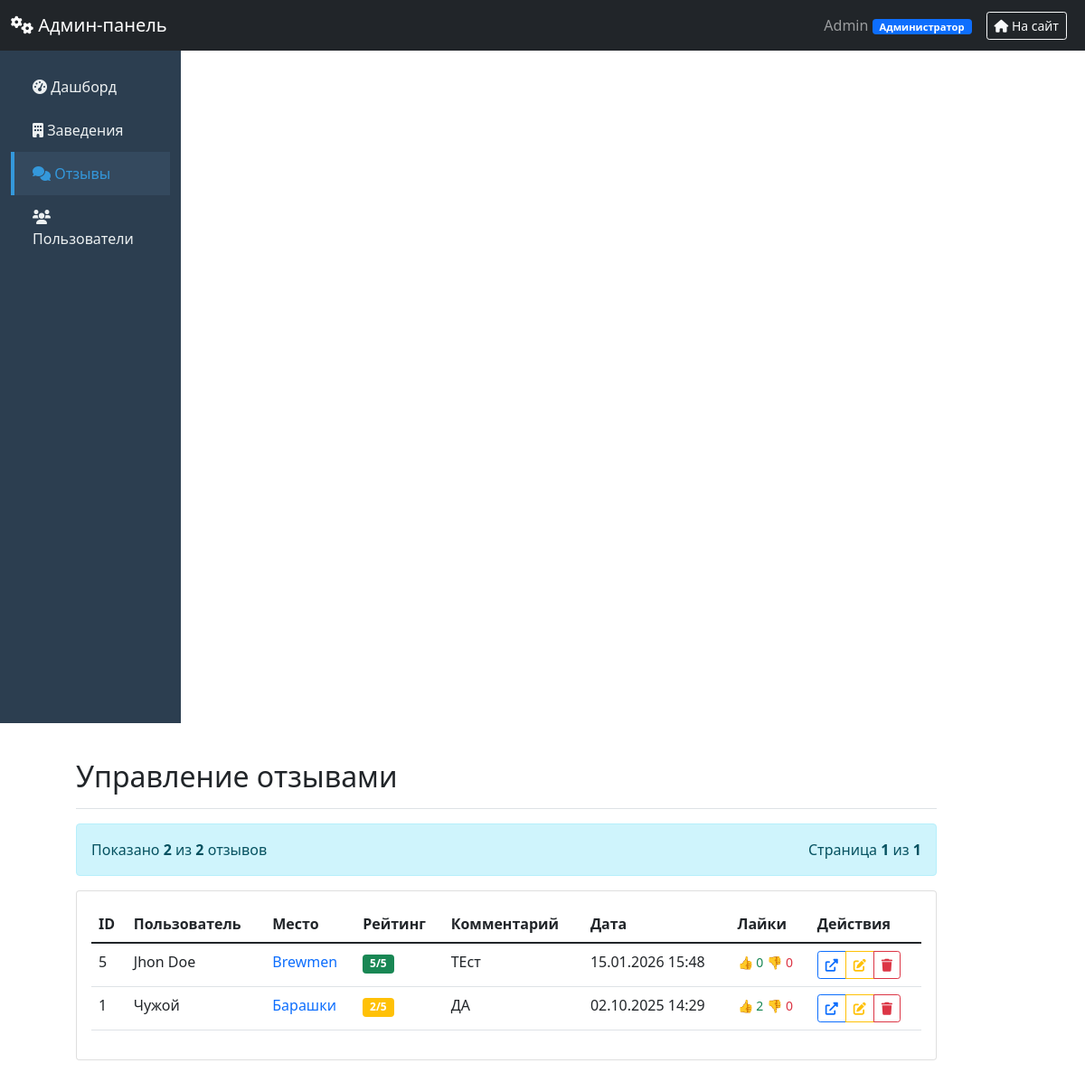
Screenshot of /admin/reviews (signed in) with the database file from the repository.
### main.py (models this page shows, shortened)
class User(db.Model):
    id = db.Column(db.Integer, primary_key=True)
    username = db.Column(db.String(150), nullable=False, unique=True)
    password = db.Column(db.String(150), nullable=False)
    role = db.Column(db.String(50), default='trainee')  # trainee, moderator, editor, admin
    created_at = db.Column(db.DateTime, default=datetime.utcnow)
    last_login = db.Column(db.DateTime)
    @property
    def role_display(self):
        return get_role_display_name(self.role)

class Review(db.Model):
    id = db.Column(db.Integer, primary_key=True)
    restaurant_id = db.Column(db.String(50), nullable=False)
    username = db.Column(db.String(100), nullable=False)
    rating = db.Column(db.Integer, nullable=False)
    comment = db.Column(db.Text)
    created_at = db.Column(db.DateTime, default=get_moscow_time)
    updated_at = db.Column(db.DateTime)  # Добавляем поле для времени редактирования
    likes = db.Column(db.Integer, default=0)
    dislikes = db.Column(db.Integer, default=0)
    user_token = db.Column(db.String(255))  # Для анонимных пользователей
    device_fingerprint = db.Column(db.String(255))  # Добавляем это поле
    user_ratings = db.Column(db.JSON, default=dict)

class Place(db.Model):
    __tablename__ = 'place'
    id = db.Column(db.Integer, primary_key=True)
    title = db.Column(db.String(100), nullable=True)
    slug = db.Column(db.String(100), unique=True, nullable=True)  # Для английских URL
    description = db.Column(db.Text, nullable=True)
    tags = db.Column(db.Text, nullable=True)
    telephone = db.Column(db.String(20), nullable=True)
    address = db.Column(db.String(200), nullable=True)
    image_path = db.Column(db.String(200), nullable=True)
    additional_images = db.Column(db.JSON, default=list)
    category = db.Column(db.String(50), nullable=False, default='Restaurant')
    category_en = db.Column(db.String(50), nullable=False, default='Restaurant')
    latitude = db.Column(db.Float)  # широта для карт
    longitude = db.Column(db.Float)  # долгота для карт
    working_hours = db.Column(db.JSON)  # {"пн-пт": "10:00-22:00", "сб-вс": "11:00-23:00"}
    menu_pdf_path = db.Column(db.String(255))  # Пдф файлы
    CATEGORY_MAPPING = {
        'Ресторан': 'Restaurant',
        'Кафе': 'Cafe',
        'Магазин': 'Shop',
        'Музей': 'Museum',
        'Театр': 'Theatre',
        'Библиотека': 'Library',
        'Парк': 'Park',
        'Кинотеатр': 'Cinema',
        'Спортплощадка': 'Sports',
        'Церковь': 'Church',
        'Гостиница': 'Hotel',
        'Иконка': 'Icon'
    }

### main.py (the view)
@app.route('/admin/reviews')
@admin_required
def admin_reviews_page():
    user = User.query.filter_by(username=session['username']).first()
    if user.role == 'trainee':
        return render_template('Error.html', error_code=403, error_message="Доступ запрещён"), 403
    page = request.args.get('page', 1, type=int)
    per_page = 20
    reviews_pagination = Review.query.order_by(Review.created_at.desc()).paginate(
        page=page,
        per_page=per_page,
        error_out=False
    )
    reviews_with_places = []
    for review in reviews_pagination.items:
        place = None
        if review.restaurant_id.isdigit():
            place = Place.query.get(int(review.restaurant_id))
        else:
            place = Place.query.filter_by(slug=review.restaurant_id).first()
        reviews_with_places.append({
            'review': review,
            'place_title': place.title if place else review.restaurant_id,
            'place_url': url_for('place_page_by_slug', category_en=place.category_en,
                                 slug=place.slug) if place and place.slug else url_for('restaurant_page',
                                                                                       id=place.id) if place else '#'
        })
    return render_template('admin_reviews.html',
                           current_user=user,
                           reviews_data=reviews_with_places,
                           pagination=reviews_pagination)

### main.py (called while the page is built)
def get_role_display_name(role):
    return ROLE_PERMISSIONS.get(role, {}).get('name', role)

def admin_required(f):
    @wraps(f)
    def decorated_function(*args, **kwargs):
        if 'username' not in session:
            flash('Требуется авторизация', 'error')
            return redirect(url_for('index'))
        user = User.query.filter_by(username=session['username']).first()
        from flask import g
        g.current_user = user
        return f(*args, **kwargs)
    return decorated_function

@app.context_processor
def utility_processor():
    def generate_category_en_for_template(category_name):
        """Генерация английского названия категории для шаблонов"""
        return generate_category_en(category_name)
    return {'generate_category_en_for_template': generate_category_en_for_template}

### templates/admin_reviews.html (shortened to what this page needs)
{% extends "base_admin.html" %}
{% block content %}
<div class="d-flex justify-content-between flex-wrap flex-md-nowrap align-items-center pt-3 pb-2 mb-3 border-bottom">
    <h1 class="h2">Управление отзывами</h1>
</div>
<div class="alert alert-info d-flex justify-content-between align-items-center">
    <span>
        Показано <strong>{{ reviews_data|length }}</strong> из <strong>{{ pagination.total }}</strong> отзывов
    </span>
    <span>
        Страница <strong>{{ pagination.page }}</strong> из <strong>{{ pagination.pages }}</strong>
    </span>
</div>
<div class="card">
    <div class="card-body">
        <div class="table-responsive">
            <table class="table table-hover">
                <thead>
                    <tr>
                        <th>ID</th>
                        <th>Пользователь</th>
                        <th>Место</th>
                        <th>Рейтинг</th>
                        <th>Комментарий</th>
                        <th>Дата</th>
                        <th>Лайки</th>
                        <th>Действия</th>
                    </tr>
                </thead>
                <tbody>
                    {% for item in reviews_data %}
                    {% set review = item.review %}
                    <tr>
                        <td>{{ review.id }}</td>
                        <td>{{ review.username }}</td>
                        <td>
                            <a href="{{ item.place_url }}" target="_blank" class="text-decoration-none">
                                {{ item.place_title }}
                            </a>
                        </td>
                        <td>
                            <span class="badge bg-{{ 'success' if review.rating >= 4 else 'warning' }} if review.rating == 3 else 'danger' }}">
                                {{ review.rating }}/5
                            </span>
                        </td>
                        <td>
                            {% if review.comment %}
                                {{ review.comment[:100] }}{% if review.comment|length > 100 %}...{% endif %}
                            {% else %}
                                <span class="text-muted">—</span>
                            {% endif %}
                        </td>
                        <td>{{ review.created_at.strftime('%d.%m.%Y %H:%M') }}</td>
                        <td>
                            <small class="text-success">👍 {{ review.likes or 0 }}</small>
                            <small class="text-danger">👎 {{ review.dislikes or 0 }}</small>
                        </td>
                        <td>
                            <div class="btn-group btn-group-sm">
                                <a href="{{ item.place_url }}#review-{{ review.id }}"
                                   class="btn btn-outline-primary"
                                   target="_blank"
                                   title="Перейти к отзыву">
                                    <i class="fas fa-external-link-alt"></i>
                                </a>
                                <button class="btn btn-outline-warning edit-review"
                                        data-review-id="{{ review.id }}"
                                        data-username="{{ review.username }}"
                                        data-rating="{{ review.rating }}"
                                        data-comment="{{ review.comment }}"
                                        title="Редактировать отзыв">
                                    <i class="fas fa-edit"></i>
                                </button>
                                <button class="btn btn-outline-danger delete-review"
                                        data-review-id="{{ review.id }}"
                                        data-username="{{ review.username }}"
                                        title="Удалить отзыв">
                                    <i class="fas fa-trash"></i>
                                </button>
                            </div>
                        </td>
                    </tr>
                    {% endfor %}
                </tbody>
            </table>
        </div>
    </div>
</div>
{% endblock %}

### templates/base_admin.html (shortened to what this page needs)
<!DOCTYPE html>
<html lang="ru">
<head>
    <link href="https://cdn.jsdelivr.net/npm/bootstrap@5.1.3/dist/css/bootstrap.min.css" rel="stylesheet">
    <link href="https://cdnjs.cloudflare.com/ajax/libs/font-awesome/6.0.0/css/all.min.css" rel="stylesheet">
</head>
<body>
    <nav class="navbar navbar-dark bg-dark">
        <div class="container-fluid">
            <a class="navbar-brand" href="{{ url_for('admin_dashboard') }}">
                <i class="fas fa-cogs"></i> Админ-панель
            </a>
            <div class="d-flex align-items-center">
                <div class="role-tooltip-container">
                    <span class="navbar-text me-3" id="roleBadge" data-role="{{ current_user.role }}">
                        {{ current_user.username }}
                        <span class="badge bg-primary role-badge">
                            {{ current_user.role_display }}
                        </span>
                    </span>
                </div>
                <a href="{{ url_for('index') }}" class="btn btn-outline-light btn-sm me-2">
                    <i class="fas fa-home"></i> На сайт
                </a>
            </div>
        </div>
    </nav>
    <div class="container-fluid">
        <div class="row">
            <div class="col-md-3 col-lg-2 sidebar d-md-block">
                <div class="position-sticky pt-3">
                    <ul class="nav flex-column">
                        <li class="nav-item">
                            <a class="nav-link {{ 'active' if request.endpoint == 'admin_dashboard' }}"
                               href="{{ url_for('admin_dashboard') }}">
                                <i class="fas fa-tachometer-alt"></i> Дашборд
                            </a>
                        </li>
                        <li class="nav-item">
                            <a class="nav-link {{ 'active' if request.endpoint == 'admin_places' }}"
                               href="{{ url_for('admin_places') }}">
                                <i class="fas fa-building"></i> Заведения
                            </a>
                        </li>
                        {% if current_user.role in ['moderator', 'editor', 'admin'] %}
                        <li class="nav-item">
                            <a class="nav-link {{ 'active' if request.endpoint == 'admin_reviews_page' }}"
                               href="{{ url_for('admin_reviews_page') }}">
                                <i class="fas fa-comments"></i> Отзывы
                            </a>
                        </li>
                        {% endif %}
                        {% if current_user.role in ['moderator', 'editor', 'admin'] %}
                        <li class="nav-item">
                            <a class="nav-link {{ 'active' if request.endpoint == 'admin_users' }}"
                               href="{{ url_for('admin_users') }}">
                                <i class="fas fa-users"></i> Пользователи
                            </a>
                        </li>
                        {% endif %}
                    </ul>
                </div>
            </div>
            <main class="col-md-9 ms-sm-auto col-lg-10 px-md-4 py-4">
                {% block content %}{% endblock %}
            </main>
        </div>
    </div>
</body>
</html>

### templates/base_admin.html (style rules this page uses)
.sidebar { width: 200px; min-height: calc(100vh - 56px); background: #2c3e50; }
.sidebar .nav-link { color: #ecf0f1; padding: 12px 20px; border-left: 4px solid transparent; }
.sidebar .nav-link.active { background: #34495e; border-left-color: #3498db; color: #3498db; }
.role-badge { font-size: 0.7em; padding: 3px 8px; }
.col-md-9 { margin-left: 60px !important; }
.role-tooltip-container { position: relative; display: inline-block; cursor: pointer; }
.role-badge { cursor: pointer; transition: all 0.2s ease; }

### rows the page displays
User: username "Admin", role_display "Администратор"
Place: place_title "Brewmen"
Review: id "5", username "Jhon Doe", rating "5", comment "ТЕст", created_at "15.01.2026 15:48", likes "0", dislikes "0"
Place: place_title "Барашки"
Review: id "1", username "Чужой", rating "2", comment "ДА", created_at "02.10.2025 14:29", likes "2", dislikes "0"

### other values shown
{{ reviews_data|length }} "2"
{{ pagination.total }} "2"
{{ pagination.page }} "1"
{{ pagination.pages }} "1"
